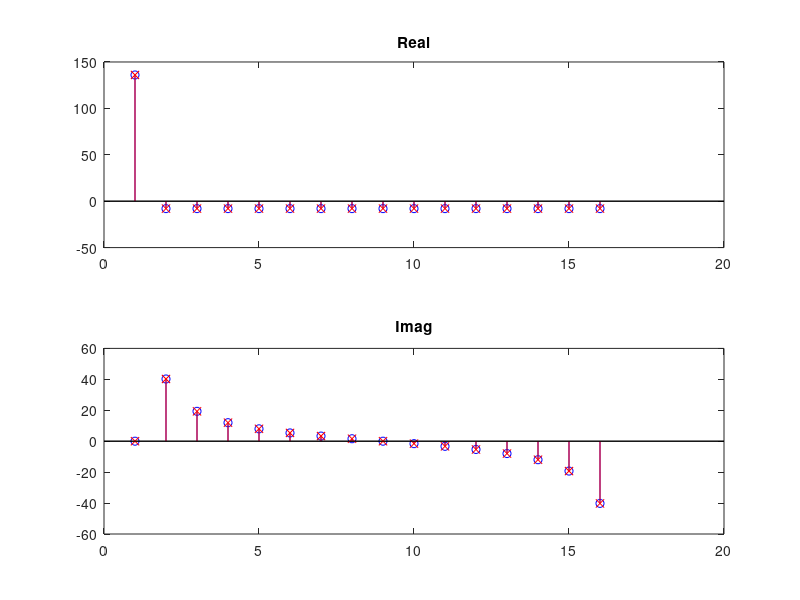

The MATLAB source for this figure:
x = (1:16).';  % input
W16 = exp(-1j * 2 * pi/16 * (0:7)).';  % Twiddle factors

%% === Stage 1 ===
x1 = x(1:8);        % direct path
x2 = x(9:16);       % delayed path

a1 = x1 + x2;
b1 = (x1 - x2) .* W16;

stage1_out = [a1; b1];

%% === Stage 2 ===
stage2_in = stage1_out;

a2 = stage2_in([1 2 3 4 9 10 11 12]) + stage2_in([5 6 7 8 13 14 15 16]);
b2 = (stage2_in([1 2 3 4 9 10 11 12]) - stage2_in([5 6 7 8 13 14 15 16])) .* W16([1 3 5 7 1 3 5 7]); 

stage2_out = zeros(16,1);
stage2_out([1 2 3 4 9 10 11 12]) = a2;
stage2_out([5 6 7 8 13 14 15 16]) = b2;

%% === Stage 3 ===

stage3_in = stage2_out;

a3 = stage3_in([1 2 5 6 9 10 13 14]) + stage3_in([3 4 7 8 11 12 15 16]);
b3 = (stage3_in([1 2 5 6 9 10 13 14]) - stage3_in([3 4 7 8 11 12 15 16])) .* W16([1 5 1 5 1 5 1 5]);  % W8^0 và W8^2

stage3_out = zeros(16,1);
stage3_out([1 2 5 6 9 10 13 14]) = a3;
stage3_out([3 4 7 8 11 12 15 16]) = b3;

%% === Stage 4 ===
stage4_in = stage3_out;

a4 = stage4_in([1 3 5 7 9 11 13 15]) + stage4_in([2 4 6 8 10 12 14 16]);
b4 = stage4_in([1 3 5 7 9 11 13 15]) - stage4_in([2 4 6 8 10 12 14 16]);

stage4_out = zeros(16,1);
stage4_out([1 3 5 7 9 11 13 15]) = a4;
stage4_out([2 4 6 8 10 12 14 16]) = b4;

%% === Bit-reversal ===
bit_rev_idx = bitrevorder(0:15) + 1;
X_mdc = stage4_out(bit_rev_idx);

%% === So sánh ===
X_ref = fft(x);
fprintf('Max abs error: %.3e\n', max(abs(X_ref - X_mdc)));

% === Vẽ kết quả ===
subplot(2,1,1); stem(real(X_ref), 'bo'); hold on; stem(real(X_mdc), 'rx'); title('Real');
subplot(2,1,2); stem(imag(X_ref), 'bo'); hold on; stem(imag(X_mdc), 'rx'); title('Imag');
